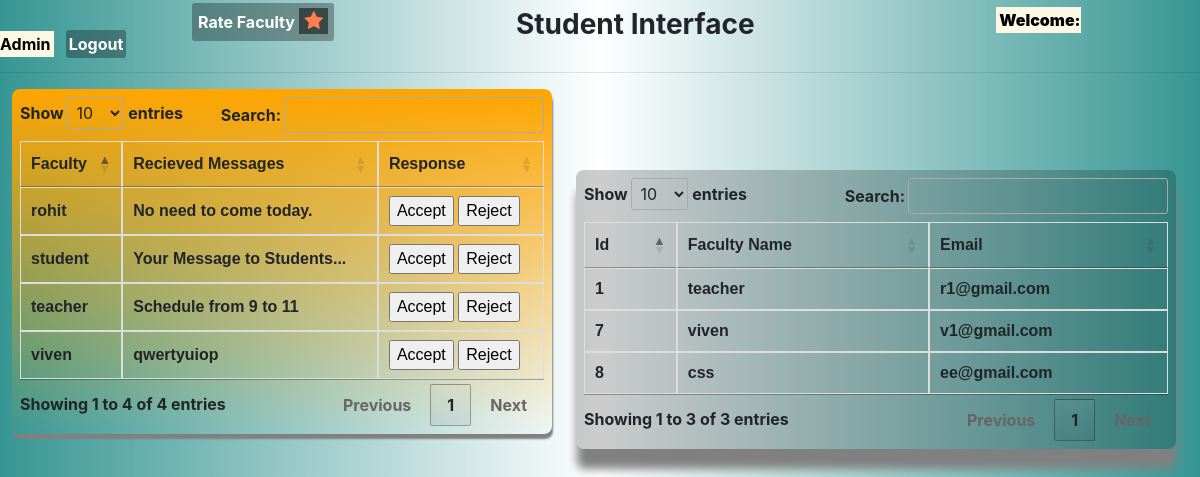
The page /student_home.php (signed in) on the database its author committed.
### tables this page shows
CREATE TABLE `notify` (
  `id` int(50) NOT NULL,
  `fromteacher` varchar(50) NOT NULL,
  `msg` varchar(50) NOT NULL
);

CREATE TABLE `teacher` (
  `id` int(30) NOT NULL,
  `name` varchar(50) NOT NULL,
  `email` varchar(50) NOT NULL,
  `password` varchar(50) NOT NULL
);

### student_home.php (the view, shortened to what this page needs)
<!DOCTYPE html>
<html>
<head>
	<link rel="stylesheet" href="https://maxcdn.bootstrapcdn.com/bootstrap/4.3.1/css/bootstrap.min.css">
	<link rel="stylesheet" type="text/css" href="https://cdn.datatables.net/1.10.20/css/jquery.dataTables.css">
	<link rel="stylesheet" href="https://cdnjs.cloudflare.com/ajax/libs/font-awesome/4.7.0/css/font-awesome.min.css">
</head>
<body>
	<?php
	echo "<span style='position:absolute; margin-left:16%;'>";
	echo "<a id='notify'  data-toggle='modal' data-target='#myModalrate'><b>Rate Faculty</b>  <i class='fa fa-star' aria-hidden='true' style='color: coral; font-size: 20px;  background-color: rgba(0,0,0,0.5); padding: 3px 5px;'></i></a>";
	echo "</span>";
	echo "	<center><h3><b><span style='position:absolute;  margin-left:-7%; '>Student Interface</span?</b></h3></center>";
	echo "<span style='position:; margin-left: 83%; '>";
	echo "<mark><b>Welcome: </b>" .$_SESSION["user"]."</mark>";
	echo "</span>";
	echo "<span style='position:relative; margin-left: 1%;'>";
	echo "<a href='logout.php' id='dest'>Logout</a>";
	echo "</span>";
	?>
	<hr>
	<?php $conn=mysqli_connect("localhost","root","Toor@123","Msystem");
	$sql="select fromteacher, msg from notify";
	$result=mysqli_query($conn,$sql);
	?>
	<div style="width: 45%; position:; margin-top:%; padding: 8px; margin-left:1%; background:linear-gradient(to bottom,orange, transparent); border-radius: 8px; box-shadow:1px 5px 2px grey;">
		<table id="myTablestudent">
			<thead>
				<tr>
					<th>Faculty</th>
					<th>Recieved Messages</th>
					<th>Response</th>
				</tr>
			</thead>
			<tbody>
				<?php
				foreach ($result as $row)
				{
					?>
					<tr>
						<td><?php echo $row['fromteacher']?></td>
						<td><?php echo $row['msg']?></td>
						<td id="formid">
							<form action="status.php"  method="POST" >
								<input type="submit"  onclick="accepted()" value="Accept" name="accept" id="acceptid">
								<input type="submit"  onclick="rejected()" value="Reject" name="reject" id="rejectid">
							</form>
						</td>
						<?php
					}
					?>
				</tbody>
			</table>
		</div>
		<?php $conn=mysqli_connect("localhost","root","Toor@123","Msystem");
		$sql="select id, name, email from teacher";
		$result=mysqli_query($conn,$sql);
		?>
		<div style="width: 50%; margin-left: 48%; margin-top: -22%; padding: 8px; background-color:rgba(0,0,0,0.2); border-radius: 8px; box-shadow:1px 20px 10px grey; position: absolute;">
			<table id="myTable">
				<thead>
					<tr>
						<th>Id</th>
						<th>Faculty Name</th>
						<th>Email</th>
					</tr>
				</thead>
				<tbody>
					<?php
					foreach ($result as $row)
					{
						?>
						<tr>
							<td><?php echo $row['id']?></td>
							<td><?php echo $row['name']?></td>
							<td><?php echo $row['email']?></td>
							<?php
						}
						?>
					</tbody>
				</table>
			</div>
							</body>
							</html>

### student_home.php (style rules this page uses)
body { background: linear-gradient(to right,#369693,transparent,#369693); }
#dest { text-decoration: none; color: black; background-color: rgba(0,0,0,0.3); padding: 4px 3px; border-radius: 3px; color: white; font-style: bolder; }
table { font-family: arial, sans-serif; border-collapse: collapse; width: 100%; }
td, th { border: 1px solid #dddddd; text-align: left; padding: 8px; }
tr:nth-child(even) { background-color: #dddddd; }
#notify { text-decoration: none; background-color: rgba(0,0,0,0.3); padding: 9px 6px; border-radius: 3px; color: white; font-style: bolder; }

### rows shown on the page
notify: fromteacher "teacher", msg "Schedule from 9 to 11"
notify: fromteacher "viven", msg "qwertyuiop"
notify: fromteacher "rohit", msg "No need to come today."
notify: fromteacher "student", msg "Your Message to Students..."
teacher: id "1", name "teacher", email "r1@gmail.com"
teacher: id "7", name "viven", email "v1@gmail.com"
teacher: id "8", name "css", email "ee@gmail.com"

### other values the page prints
$_SESSION["user"] "Admin"
